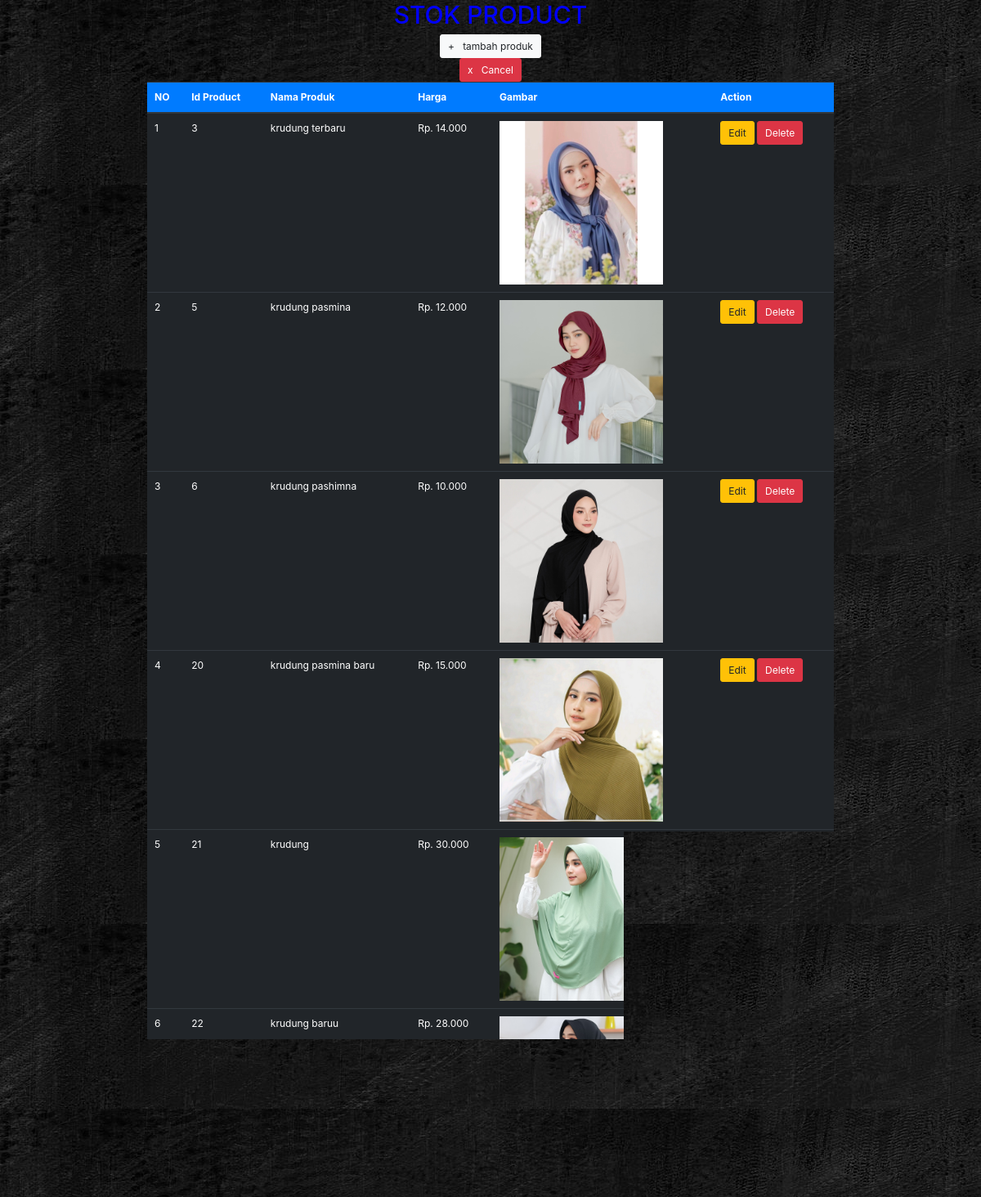
The app's page /app/tambahproduk.php (signed in) with its own data.
### tables this page shows
CREATE TABLE `product` (
  `idproduct` int(100) NOT NULL,
  `nama` varchar(200) NOT NULL,
  `harga` varchar(100) NOT NULL,
  `image` varchar(200) NOT NULL
);

### app/tambahproduk.php (the view, shortened to what this page needs)
<?php
include ('../auth/koneksi.php');
?>
<!doctype html>
<html lang="en">
  <head>
    <link rel="stylesheet" href="style/style.css" />
    <link
      rel="stylesheet"
      href="https://cdnjs.cloudflare.com/ajax/libs/remixicon/3.5.0/remixicon.css" />
    <link rel="stylesheet" href="https://cdn.jsdelivr.net/npm/bootstrap@4.0.0/dist/css/bootstrap.min.css">
  </head>
  <body>
        <header class="home" id="home">
      <div class="utama">
        <center><h1>Stok Product</h1></center>
        <center><a class="btn btn-light" href="button_tambah.php">+ &nbsp; tambah produk</a></center>
        <center><a class="btn btn-danger" href="index.php">x &nbsp; Cancel</a></center>
       <center>
        <table class="table table-dark" width="70%">
        <thead>
            <tr class="bg-primary">
            <th scope="col">NO</th>
            <th scope="col">Id Product</th>
            <th scope="col">Nama Produk</th>
            <th scope="col">Harga</th>
            <th scope="col">Gambar</th>
            <th scope="col">Action</th>
            </tr>
        </thead>
        <tbody>
            <?php
              $query = "SELECT * FROM product ORDER BY idproduct ASC";
              $result = mysqli_query($mysqli, $query);
              $no = 1;
              while ($row = mysqli_fetch_assoc($result)){
            ?>
            <tr>
                <td><?php echo $no;?></td>
                <td><?php echo $row['idproduct'];?></td>
                <td><?php echo $row['nama'];?></td>
                <td>Rp. <?php echo number_format($row['harga'], 0,',','.');?></td>
                <td><img  width="200px" height="200px" src="img/<?php echo $row['image'];?>"></td>
                <td>
                  <a class="btn btn-warning" href="edit_produk.php?idproduct=<?php echo $row['idproduct']; ?>">Edit </a>
                  <a class="btn btn-danger" href="proses_hapus.php?idproduct=<?php echo $row['idproduct']; ?>" onclick="return confirm('Apkah anda ingin menghapus produk ini')">Delete </a>
                </td>
            </tr>
            <?php
              $no++;
              }
            ?>
        </tbody>
        </table>
            </center>
      </div>
    </header>
  </body>
</html>

### app/style/style.css (style rules this page uses)
* { margin: 0; padding: 0; text-decoration: none; }
:root { --body-font: "Montserrat", sans-serif; --second-font: "Montagu Slab", serif; --z_index: 999; --biru-nav: #687eff; --biru-sidebar: #98e4ff; --biru-font: #b6fffa; --biru-ekstra: #80b3ff; --nav-color: hsl(230, 62%, 56%); --title-color: hsl(230, 70%, 16%); --text-color: hsl(230, 16%, 45%); --border-color: hsl(230, 50%, 90%); --white-color: hsl(0, 0%, 100%); --body-color: hsl(230, 100%, 96%); --container-color: hsl(230, 100%, 97%); }
html { scroll-behavior: smooth; }
body { font-family: var(--body-font); background: url(../img/background.jpg); background-attachment: fixed; }
img { max-width: 100%; height: auto; }
@media (max-width: 1366px) { html { font-size: 75%; } }

### app/tambahproduk.php (style rules this page uses)
.table { width : 70%; }
.utama h1 { color : blue; }
h1 { text-transform : uppercase;s color : blue; }

### records on screen
product: idproduct "3", nama "krudung terbaru", harga "14.000", image (picture)
product: idproduct "5", nama "krudung pasmina", harga "12.000", image (picture)
product: idproduct "6", nama "krudung pashimna", harga "10.000", image (picture)
product: idproduct "20", nama "krudung pasmina baru", harga "15.000", image (picture)
product: idproduct "21", nama "krudung", harga "30.000", image (picture)
product: idproduct "22", nama "krudung baruu", harga "28.000", image (picture)
